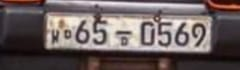
#> input picture backend/img/1000128265.jpg, 240 x 70 px
$ python -i plate_detector.py   (imports and definitions only)
#> lines starting #> are read from the running program, lines starting #| are printed output that depends on the picture; after the words box and inside, x2 and y2 are one past the last pixel; in counts of white or black regions, pixels touching at a corner belong together
import cv2
import numpy as np
import easyocr

# Load OCR reader (English only for SL plates)
# [1 line that did not run here, left out]

def detect_plate_number(image_path: str):
    # Load image
#> called with image_path = 'img/1000128265.jpg'
    img = cv2.imread(image_path)
#> img is the input picture: shape (70, 240, 3); mean B, G, R 93.1, 93.6, 105.7
    gray = cv2.cvtColor(img, cv2.COLOR_BGR2GRAY)
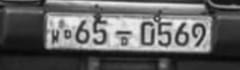
#> gray: shape (70, 240); min 8, max 242, mean 97.2

    # Preprocess
    blur = cv2.bilateralFilter(gray, 11, 17, 17)
    edges = cv2.Canny(blur, 30, 200)
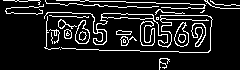
#> edges: shape (70, 240); 12.3% white in thin lines or dots

    # Find contours
    contours, _ = cv2.findContours(edges.copy(), cv2.RETR_TREE, cv2.CHAIN_APPROX_SIMPLE)
#> contours = 44 contours, 21 with area under 20; largest, box (x1, y1, x2, y2) and area: (44, 12, 213, 53) 359, (174, 22, 189, 47) 226, (75, 20, 90, 44) 224, (174, 22, 189, 47) 208, (101, 13, 154, 20) 208
    contours = sorted(contours, key=cv2.contourArea, reverse=True)[:10]
#> contours = 10 contours; largest, box (x1, y1, x2, y2) and area: (44, 12, 213, 53) 359, (174, 22, 189, 47) 226, (75, 20, 90, 44) 224, (174, 22, 189, 47) 208, (101, 13, 154, 20) 208

    plate_img = None
    for cnt in contours:
        # Approximate contour
        peri = cv2.arcLength(cnt, True)
        approx = cv2.approxPolyDP(cnt, 0.02 * peri, True)

        # License plates usually rectangular (4 points)
        if len(approx) == 4:
            x, y, w, h = cv2.boundingRect(cnt)
            aspect_ratio = w / float(h)
            if 2 < aspect_ratio < 6:  # plate ratio filter
                plate_img = img[y:y+h, x:x+w]
                break
#> this loop made 10 passes
#> (peri, approx, x, y, w, h, aspect_ratio) on pass 5: (112, [[101, 15], [151, 14], [153, 17], [107, 18]], 101, 13, 53, 7, 7.57)
#> peri on passes 1, 2, 3, 4, 6, 7: 1197.8, 71.36, 66.87, 66.18, 65.94, 113.7

    # If plate region found → OCR
    if plate_img is not None:
        results = reader.readtext(plate_img)
        if results:
            text = " ".join([res[1] for res in results])
            return text.upper().replace(" ", "")
    return None

>>> result = detect_plate_number('img/1000128265.jpg')
